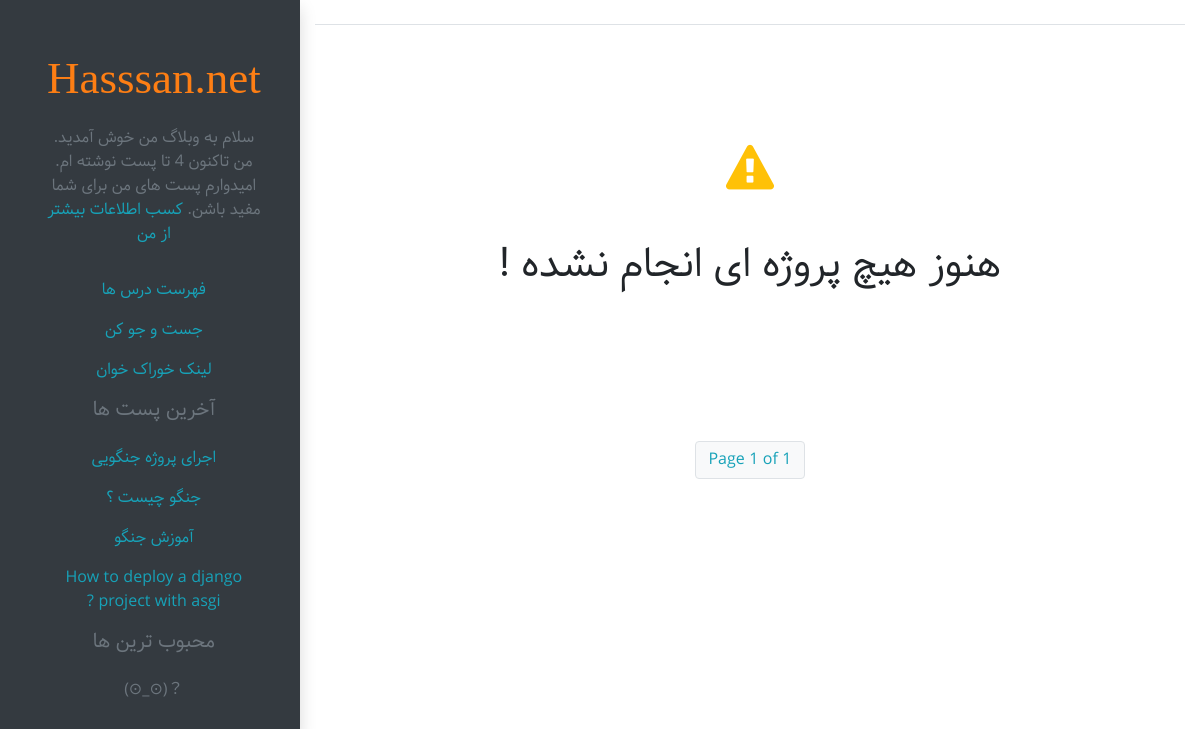
/projects/, run on the app's committed database.
### blog/models.py (models this page shows, shortened)
class Post(models.Model):
    STATUS_CHOICES = (('draft', 'Draft'), ('published', 'Published'))
    title = models.CharField(max_length=250)
    slug = models.SlugField(max_length=250, unique_for_date='publish', allow_unicode=True)
    body = models.TextField()
    author = models.ForeignKey(User, on_delete=models.CASCADE, related_name='posts')
    create = models.DateTimeField(auto_now_add=True)
    update = models.DateTimeField(auto_now=True)
    publish = models.DateTimeField(default=timezone.now)
    status = models.CharField(max_length=10, choices=STATUS_CHOICES, default='draft')
    teach = models.ForeignKey(Teach, on_delete=models.CASCADE, related_name='posts', null=True, blank=True)
    objects = models.Manager()  # Django Manager
    published = PublishedManager()  # Post Manager
    tags = TaggableManager()  # Tag Manager
    def get_absolute_url(self):
        return reverse('blog:post_detail', args=[
            self.publish.year,
            self.publish.month,
            self.publish.day,
            self.slug,
        ])
    class Meta:
        ordering = ['-publish']

### blog/views.py (the view)
# urls.py: path('projects/', views.Pro_list.as_view(), name='pro_list'),
class Pro_list(ListView):
    model = Project
    paginate_by = 3
    context_object_name = 'projects'
    template_name = 'pro_list.html'

### blog/models.py (called while the page is built)
    def get_queryset(self):
        return super(PublishedManager, self).get_queryset().filter(status='published')

### blog/templatetags/blog_tags.py (called while the page is built)
@register.simple_tag
def total_posts():
    return Post.published.count()

@register.inclusion_tag('latest.html')
def show_latest_posts(count):
    latest_posts = Post.published.order_by('-publish')[:count]
    return {'latest_posts': latest_posts}

### blog/templates/pro_list.html (shortened to what this page needs)
{% extends 'base.html' %}
{% block content %}
<div class="row">
    {% for pro in projects %}
    <div class="col-lg-6">
        <div class="card mt-4 ho-cu">
            <img src="/media/{{ pro.thumbnail_screen_lg }}" alt="" class="img-responsive">
            <div class="card-footer">
                <a href="{{ pro.link }}">
                    <button class="btn btn-outline-info col-5 d-inline float-left">{{ pro.title }}</button>
                </a>
                <a href="{{ pro.get_absolute_url }}">
                    <button class="btn btn-outline-info col-5 d-inline float-right">Comments</button>
                </a>
            </div>
        </div>
    </div>
    {% empty %}
    <div class="container">
        <div class="row justify-content-center mt-5">
        <div class="jumbotron bg-transparent text-center">
            <i class="mb-5 fa fa-exclamation-triangle fa-3x text-warning"></i>
            <h1 dir="rtl">هنوز هیچ پروژه ای انجام نشده !</h1>
        </div>
        </div>
    </div>
    {% endfor %}
</div>
{% include 'pagination.html' with page=page_obj %}
{% endblock %}

### blog/templates/latest.html
{% for post in latest_posts %}
    <li class="nav-item ">
        <a class="nav-link text-info" href="{{ post.get_absolute_url }}" dir="rtl">{{ post.title }}</a>
    </li>
{% endfor %}

### blog/static/css/blog.css (style rules this page uses)
body { font-family: 'Samim'; }
:root { --pink: #e8505b; --yellow: #f9d56e; --lightcream: #f3ecc2; --cyan: #14b1ab; --blue: #007bff; --indigo: #6610f2; --purple: #6f42c1; --pink: #e83e8c; --red: #dc3545; --orange: #fd7e14; --yellow: #ffc107; --green: #28a745; --teal: #20c997; --white: #fff; --gray: #6c757d; --gray-dark: #343a40; --primary: #007bff; --secondary: #6c757d; --success: #28a745; --info: #17a2b8; --warning: #ffc107; --danger: #dc3545; --light: #f8f9fa; --dark: #343a40; }

### data on the page
Post: title "اجرای پروژه جنگویی"
Post: title "جنگو چیست ؟"
Post: title "آموزش جنگو"
Post: title "How to deploy a django project with asgi ?"

### other printed values
{{ page.number }} "1"
{{ page.paginator.num_pages }} "1"
